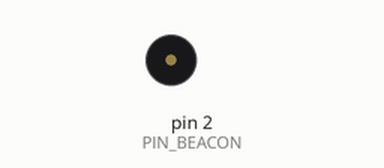
This sketch was run on a simulated Arduino Uno, built with avr-gcc and run on an emulated ATmega328P. Shown: buzzer (waves = sounding).

Above: at 0.1 s.
Timing chart, 0 to 1.6 s (numbered marks = the images above):
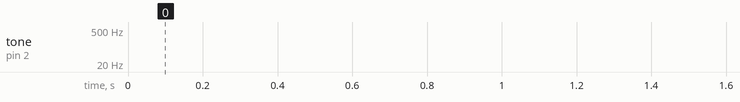

The sketch:

IR_Beacon.ino
```cpp
#define PIN_BEACON 2

void setup() {
  // put your setup code here, to run once:
  pinMode(PIN_BEACON, OUTPUT);
}


//IR Beacon signal
// "on-off keying", a 600 Hz sobre uma portadora de 38 kHz. O "duty-cycle" do sinal modulante (600 Hz) é de 30%
// f=38KHz; tON=500us; tOFF= 1200us
void loop() {
  // put your main code here, to run repeatedly:
  tone(PIN_BEACON, 38);
    delayMicroseconds(500);
  noTone(PIN_BEACON);
    delayMicroseconds(1200);
    /*digitalWrite(PIN_BEACON, HIGH);
    delayMicroseconds(500);
  digitalWrite(PIN_BEACON, LOW);
    delayMicroseconds(500);*/
}
```
